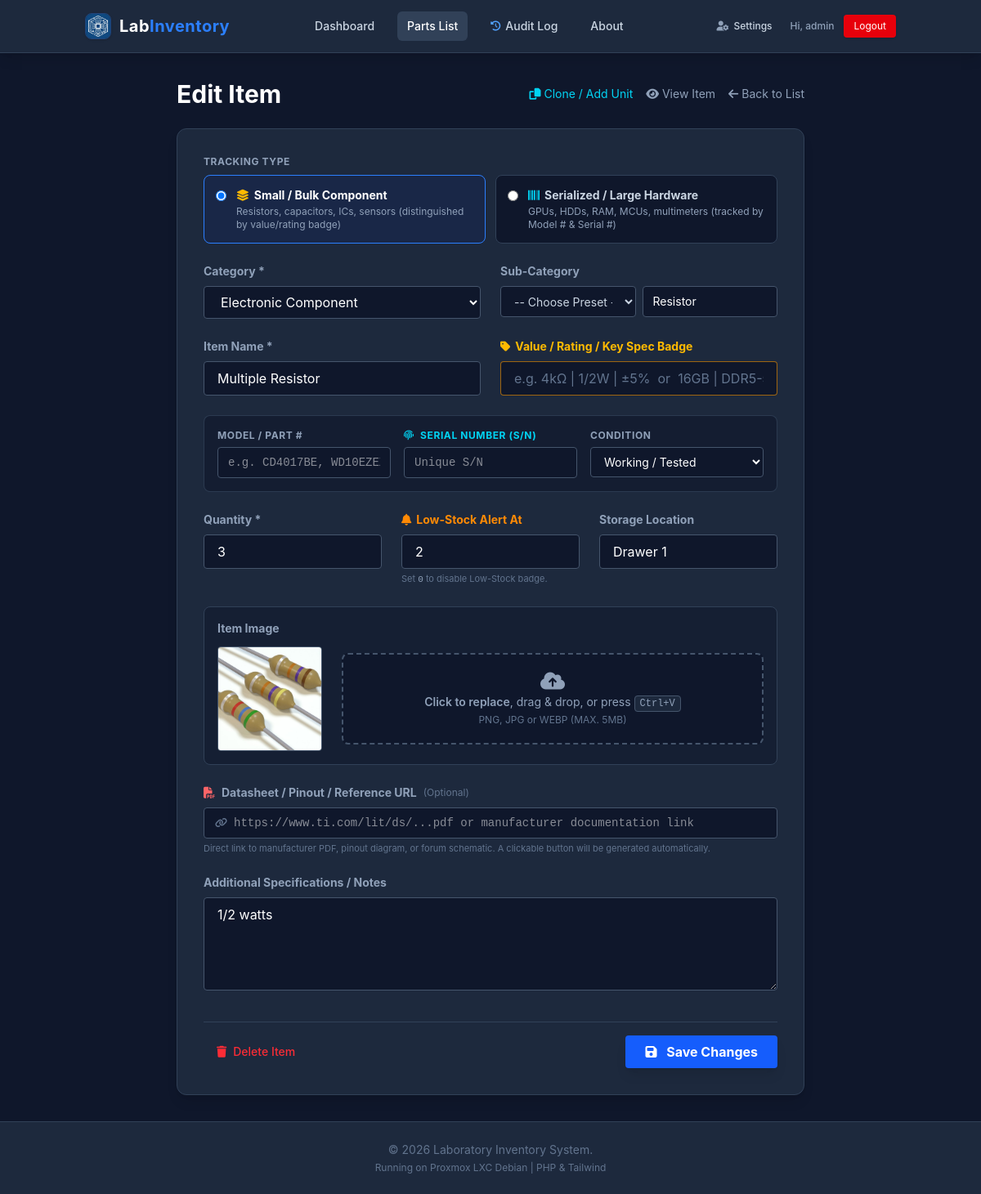
/pages/edit_item.php?id=1 (signed in), run on the app's committed database.
### tables this page shows
CREATE TABLE `inventory` (
  `id` int(11) NOT NULL,
  `item_name` varchar(100) NOT NULL,
  `category` enum('Electronic','Computer','Tool','Other') DEFAULT 'Electronic',
  `sub_category` varchar(50) DEFAULT NULL,
  `item_type` enum('Bulk','Unique') NOT NULL DEFAULT 'Bulk',
  `component_rating` varchar(120) DEFAULT NULL,
  `model_number` varchar(100) DEFAULT NULL,
  `serial_number` varchar(120) DEFAULT NULL,
  `condition_status` enum('New','Working','Untested','For Parts') NOT NULL DEFAULT 'Working',
  `image_path` varchar(255) DEFAULT NULL,
  `quantity` int(11) DEFAULT 0,
  `min_quantity` int(11) NOT NULL DEFAULT 2,
  `location` varchar(50) DEFAULT NULL,
  `specifications` text DEFAULT NULL,
  `datasheet_url` varchar(500) DEFAULT NULL,
  `last_updated` timestamp NOT NULL DEFAULT current_timestamp() ON UPDATE current_timestamp(),
  `created_at` timestamp NOT NULL DEFAULT current_timestamp()
);

### pages/edit_item.php (the view, shortened to what this page needs)
<?php
require '../includes/db_conn.php';
require '../includes/header.php';
$item = null;
$id = isset($_GET['id']) ? (int)$_GET['id'] : (isset($_POST['id']) ? (int)$_POST['id'] : 0);
$stmt = $conn->prepare("SELECT * FROM inventory WHERE id = ?");
$stmt->bind_param("i", $id);
$stmt->execute();
$result = $stmt->get_result();
if ($result->num_rows > 0) {
    $item = $result->fetch_assoc();
} else {
    $stmt->close();
    echo "<script>window.location.href='inventory.php';</script>";
    exit();
}
?>
<div class="max-w-3xl mx-auto">
    <div class="flex justify-between items-center mb-6">
        <h1 class="text-3xl font-bold text-white">Edit Item</h1>
        <div class="flex items-center gap-4">
            <a href="add_item.php?clone_id=<?php echo (int)$item['id']; ?>" class="text-cyan-400 hover:text-cyan-300 transition text-sm">
                <i class="fa-solid fa-copy"></i> Clone / Add Unit
            </a>
            <a href="view_item.php?id=<?php echo (int)$item['id']; ?>" class="text-slate-400 hover:text-white transition text-sm">
                <i class="fa-solid fa-eye"></i> View Item
            </a>
            <a href="inventory.php" class="text-slate-400 hover:text-white transition text-sm">
                <i class="fa-solid fa-arrow-left"></i> Back to List
            </a>
        </div>
    </div>
    <div class="bg-slate-800 p-8 rounded-xl border border-slate-700 shadow-lg">
        <form id="edit-form" action="edit_item.php?id=<?php echo (int)$item['id']; ?>" method="POST" enctype="multipart/form-data">
            <?php $cur_type = $item['item_type'] ?? 'Bulk'; ?>
            <div class="mb-6">
                <label class="block text-slate-400 text-xs uppercase tracking-wider font-bold mb-2">Tracking Type</label>
                <div class="grid grid-cols-1 sm:grid-cols-2 gap-3">
                    <label id="label-type-bulk" class="flex items-start gap-3 p-3.5 rounded-lg border cursor-pointer transition <?php echo $cur_type === 'Bulk' ? 'bg-blue-950/40 border-blue-500 text-white' : 'bg-slate-900 border-slate-700 text-slate-300'; ?>">
                        <input type="radio" name="item_type" value="Bulk" class="mt-1" <?php echo $cur_type === 'Bulk' ? 'checked' : ''; ?> onchange="updateTrackingMode()">
                        <div>
                            <div class="font-bold text-sm flex items-center gap-1.5">
                                <i class="fa-solid fa-layer-group text-amber-400"></i> Small / Bulk Component
                            </div>
                            <p class="text-xs text-slate-400 mt-0.5">Resistors, capacitors, ICs, sensors (distinguished by value/rating badge)</p>
                        </div>
                    </label>
                    <label id="label-type-unique" class="flex items-start gap-3 p-3.5 rounded-lg border cursor-pointer transition <?php echo $cur_type === 'Unique' ? 'bg-blue-950/40 border-blue-500 text-white' : 'bg-slate-900 border-slate-700 text-slate-300'; ?>">
                        <input type="radio" name="item_type" value="Unique" class="mt-1" <?php echo $cur_type === 'Unique' ? 'checked' : ''; ?> onchange="updateTrackingMode()">
                        <div>
                            <div class="font-bold text-sm flex items-center gap-1.5">
                                <i class="fa-solid fa-barcode text-cyan-400"></i> Serialized / Large Hardware
                            </div>
                            <p class="text-xs text-slate-400 mt-0.5">GPUs, HDDs, RAM, MCUs, multimeters (tracked by Model # &amp; Serial #)</p>
                        </div>
                    </label>
                </div>
            </div>
            <div class="grid grid-cols-1 md:grid-cols-2 gap-6 mb-6">
                <div>
                    <label class="block text-slate-400 text-sm font-bold mb-2">Category *</label>
                    <select id="category-select" name="category" onchange="updateSubCategoryOptions()" class="w-full bg-slate-900 border border-slate-600 text-white rounded px-4 py-2 focus:outline-none focus:border-blue-500">
                        <option value="Electronic" <?php if ($item['category'] == 'Electronic') echo 'selected'; ?>>Electronic Component</option>
                    </select>
                </div>
                <div>
                    <label class="block text-slate-400 text-sm font-bold mb-2">Sub-Category</label>
                    <div class="flex gap-2">
                        <select id="subcat-preset" onchange="applyPresetSubCategory()" class="w-1/2 bg-slate-900 border border-slate-600 text-slate-300 text-sm rounded px-3 py-2 focus:outline-none focus:border-blue-500">
                            <option value="">-- Choose Preset --</option>
                        </select>
                        <input id="subcat-input" type="text" name="sub_category" value="<?php echo htmlspecialchars($item['sub_category'] ?? ''); ?>"
                            class="w-1/2 bg-slate-900 border border-slate-600 text-white text-sm rounded px-3 py-2 focus:outline-none focus:border-blue-500">
                    </div>
                </div>
            </div>
            <div class="grid grid-cols-1 md:grid-cols-2 gap-6 mb-6">
                <div>
                    <label class="block text-slate-400 text-sm font-bold mb-2">Item Name *</label>
                    <input type="text" name="item_name" value="<?php echo htmlspecialchars($item['item_name']); ?>" required
                        class="w-full bg-slate-900 border border-slate-600 text-white rounded px-4 py-2 focus:outline-none focus:border-blue-500">
                </div>
                <div>
                    <label class="block text-amber-400 text-sm font-bold mb-2 flex items-center gap-1.5">
                        <i class="fa-solid fa-tag"></i> Value / Rating / Key Spec Badge
                    </label>
                    <input type="text" name="component_rating" value="<?php echo htmlspecialchars($item['component_rating'] ?? ''); ?>"
                        placeholder="e.g. 4kΩ | 1/2W | ±5%  or  16GB | DDR5-5600"
                        class="w-full bg-slate-900 border border-amber-500/60 text-white rounded px-4 py-2 focus:outline-none focus:border-amber-400 placeholder-slate-500">
                </div>
            </div>
            <div class="grid grid-cols-1 md:grid-cols-3 gap-4 mb-6 p-4 bg-slate-900/60 rounded-lg border border-slate-700/80">
                <div>
                    <label class="block text-slate-400 text-xs font-bold uppercase tracking-wider mb-1.5">Model / Part #</label>
                    <input type="text" name="model_number" value="<?php echo htmlspecialchars($item['model_number'] ?? ''); ?>" placeholder="e.g. CD4017BE, WD10EZEX"
                        class="w-full bg-slate-900 border border-slate-600 text-white text-sm rounded px-3 py-2 focus:outline-none focus:border-blue-500 font-mono">
                </div>
                <div>
                    <label class="block text-cyan-400 text-xs font-bold uppercase tracking-wider mb-1.5">
                        <i class="fa-solid fa-fingerprint mr-1"></i> Serial Number (S/N)
                    </label>
                    <input type="text" name="serial_number" value="<?php echo htmlspecialchars($item['serial_number'] ?? ''); ?>" placeholder="Unique S/N"
                        class="w-full bg-slate-900 border border-slate-600 text-white text-sm rounded px-3 py-2 focus:outline-none focus:border-cyan-400 font-mono">
                </div>
                <div>
                    <label class="block text-slate-400 text-xs font-bold uppercase tracking-wider mb-1.5">Condition</label>
                    <?php $cur_cond = $item['condition_status'] ?? 'Working'; ?>
                    <select name="condition_status" class="w-full bg-slate-900 border border-slate-600 text-white text-sm rounded px-3 py-2 focus:outline-none focus:border-blue-500">
                        <option value="Working" <?php if ($cur_cond === 'Working') echo 'selected'; ?>>Working / Tested</option>
                    </select>
                </div>
            </div>
            <div class="grid grid-cols-1 md:grid-cols-3 gap-6 mb-6">
                <div>
                    <label class="block text-slate-400 text-sm font-bold mb-2">Quantity *</label>
                    <input type="number" name="quantity" min="0" value="<?php echo (int)$item['quantity']; ?>" required
                        class="w-full bg-slate-900 border border-slate-600 text-white rounded px-4 py-2 focus:outline-none focus:border-blue-500">
                </div>
                <div>
                    <label class="block text-orange-400 text-sm font-bold mb-2 flex items-center gap-1.5">
                        <i class="fa-solid fa-bell"></i> Low-Stock Alert At
                    </label>
                    <input type="number" name="min_quantity" min="0" value="<?php echo (int)($item['min_quantity'] ?? 0); ?>"
                        class="w-full bg-slate-900 border border-slate-600 text-white rounded px-4 py-2 focus:outline-none focus:border-orange-400">
                    <p class="text-[11px] text-slate-500 mt-1">Set <code class="text-slate-400">0</code> to disable Low-Stock badge.</p>
                </div>
                <div>
                    <label class="block text-slate-400 text-sm font-bold mb-2">Storage Location</label>
                    <input type="text" name="location" value="<?php echo htmlspecialchars($item['location'] ?? ''); ?>"
                        class="w-full bg-slate-900 border border-slate-600 text-white rounded px-4 py-2 focus:outline-none focus:border-blue-500">
                </div>
            </div>
            <div class="mb-6 border border-slate-700 bg-slate-900/50 rounded-lg p-4">
                <label class="block text-slate-400 text-sm font-bold mb-3">Item Image</label>
                <div class="flex flex-col sm:flex-row items-center gap-6">
                    <div class="w-32 h-32 bg-slate-800 rounded border border-slate-600 flex items-center justify-center overflow-hidden flex-shrink-0">
                        <?php if (!empty($item['image_path'])): ?>
                            <img id="current-or-preview-img" src="../assets/uploads/<?php echo htmlspecialchars($item['image_path']); ?>" class="object-cover w-full h-full">
                        <?php else: ?>
                            <img id="current-or-preview-img" src="#" class="object-cover w-full h-full hidden">
                            <i id="no-image-icon" class="fa-solid fa-image text-4xl text-slate-600"></i>
                        <?php endif; ?>
                    </div>
                    <div class="flex-grow w-full">
                        <label for="dropzone-file" class="flex flex-col items-center justify-center w-full h-28 border-2 border-slate-600 border-dashed rounded-lg cursor-pointer bg-slate-900 hover:bg-slate-700 hover:border-blue-500 transition px-4 text-center">
                            <div class="flex flex-col items-center justify-center py-3">
                                <i class="fa-solid fa-cloud-arrow-up text-2xl text-slate-400 mb-1"></i>
                                <p class="text-sm text-slate-400"><span class="font-semibold">Click to replace</span>, drag & drop, or press <kbd class="px-1.5 py-0.5 bg-slate-800 border border-slate-600 rounded text-xs">Ctrl+V</kbd></p>
                                <p id="selected-file-label" class="text-xs text-slate-500 mt-1">PNG, JPG or WEBP (MAX. 5MB)</p>
                            </div>
                        </label>
                    </div>
                </div>
            </div>
            <div class="mb-6">
                <label class="block text-slate-400 text-sm font-bold mb-2 flex items-center justify-between">
                    <span class="flex items-center gap-2">
                        <i class="fa-solid fa-file-pdf text-red-400"></i>
                        <span>Datasheet / Pinout / Reference URL</span>
                        <span class="text-xs font-normal text-slate-500">(Optional)</span>
                    </span>
                </label>
                <div class="relative">
                    <div class="absolute inset-y-0 left-0 pl-3.5 flex items-center pointer-events-none text-slate-500">
                    </div>
                    <input type="url" name="datasheet_url" value="<?php echo htmlspecialchars($item['datasheet_url'] ?? ''); ?>"
                        placeholder="https://www.ti.com/lit/ds/...pdf or manufacturer documentation link"
                        class="w-full bg-slate-900 border border-slate-600 text-white rounded pl-9 pr-4 py-2 text-sm focus:outline-none focus:border-blue-500 transition font-mono">
                </div>
                <p class="text-[11px] text-slate-500 mt-1">Direct link to manufacturer PDF, pinout diagram, or forum schematic. A clickable button will be generated automatically.</p>
            </div>
            <div class="mb-8">
                <label class="block text-slate-400 text-sm font-bold mb-2">Additional Specifications / Notes</label>
                <textarea name="specifications" rows="4"
                    class="w-full bg-slate-900 border border-slate-600 text-white rounded px-4 py-2 focus:outline-none focus:border-blue-500"><?php echo htmlspecialchars($item['specifications'] ?? ''); ?></textarea>
            </div>
            <div class="flex items-center justify-between pt-4 border-t border-slate-700">
                <button type="button"
                    onclick="if(confirm('Are you sure you want to delete this item? This cannot be undone.')) { document.getElementById('delete-item-form').submit(); }"
                    class="text-red-500 hover:text-red-400 text-sm font-medium px-4 py-2 flex items-center gap-2 transition hover:bg-red-900/20 rounded cursor-pointer">
                    <i class="fa-solid fa-trash"></i> Delete Item
                </button>
                <button type="submit" class="bg-blue-600 hover:bg-blue-500 text-white font-bold py-2 px-6 rounded shadow-lg transition cursor-pointer">
                    <i class="fa-solid fa-floppy-disk mr-2"></i> Save Changes
                </button>
            </div>
        </form>
    </div>
</div>
<?php require '../includes/footer.php'; ?>

### data on the page
inventory: item_type "☑ Small / Bulk Component Resist", item_type "☐ Serialized / Large Hardware G", category "Electronic Component", sub_category "Resistor", item_name "Multiple Resistor", condition_status "Working / Tested", quantity "3", min_quantity "2", location "Drawer 1", image_path (picture), specifications "1/2 watts"

### other printed values
$_SESSION['username'] "admin"
